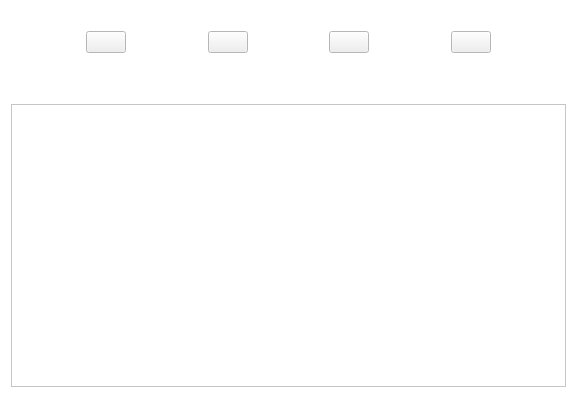
<?xml version="1.0" encoding="UTF-8"?>
<ui version="4.0">
 <class>Form</class>
 <widget class="QWidget" name="Form">
  <property name="geometry">
   <rect>
    <x>0</x>
    <y>0</y>
    <width>577</width>
    <height>418</height>
   </rect>
  </property>
  <property name="palette">
   <palette>
    <active>
     <colorrole role="Window">
      <brush brushstyle="SolidPattern">
       <color alpha="255">
        <red>255</red>
        <green>255</green>
        <blue>255</blue>
       </color>
      </brush>
     </colorrole>
    </active>
    <inactive>
     <colorrole role="Window">
      <brush brushstyle="SolidPattern">
       <color alpha="255">
        <red>255</red>
        <green>255</green>
        <blue>255</blue>
       </color>
      </brush>
     </colorrole>
    </inactive>
    <disabled>
     <colorrole role="Window">
      <brush brushstyle="SolidPattern">
       <color alpha="255">
        <red>246</red>
        <green>244</green>
        <blue>242</blue>
       </color>
      </brush>
     </colorrole>
    </disabled>
   </palette>
  </property>
  <property name="windowTitle">
   <string>RSS Reader</string>
  </property>
  <property name="windowIcon">
   <iconset>
    <normaloff>../images/rss.png</normaloff>../images/rss.png</iconset>
  </property>
  <layout class="QVBoxLayout" name="verticalLayout">
   <item>
    <spacer name="verticalSpacer_3">
     <property name="orientation">
      <enum>Qt::Vertical</enum>
     </property>
     <property name="sizeType">
      <enum>QSizePolicy::Minimum</enum>
     </property>
     <property name="sizeHint" stdset="0">
      <size>
       <width>20</width>
       <height>20</height>
      </size>
     </property>
    </spacer>
   </item>
   <item>
    <layout class="QHBoxLayout" name="horizontalLayout">
     <item>
      <spacer name="horizontalSpacer_4">
       <property name="orientation">
        <enum>Qt::Horizontal</enum>
       </property>
       <property name="sizeHint" stdset="0">
        <size>
         <width>40</width>
         <height>20</height>
        </size>
       </property>
      </spacer>
     </item>
     <item>
      <widget class="QPushButton" name="buttonHome">
       <property name="sizePolicy">
        <sizepolicy hsizetype="Minimum" vsizetype="Minimum">
         <horstretch>0</horstretch>
         <verstretch>0</verstretch>
        </sizepolicy>
       </property>
       <property name="text">
        <string/>
       </property>
       <property name="icon">
        <iconset>
         <normaloff>images/home.png</normaloff>images/home.png</iconset>
       </property>
       <property name="iconSize">
        <size>
         <width>32</width>
         <height>32</height>
        </size>
       </property>
      </widget>
     </item>
     <item>
      <spacer name="horizontalSpacer">
       <property name="orientation">
        <enum>Qt::Horizontal</enum>
       </property>
       <property name="sizeType">
        <enum>QSizePolicy::MinimumExpanding</enum>
       </property>
       <property name="sizeHint" stdset="0">
        <size>
         <width>40</width>
         <height>20</height>
        </size>
       </property>
      </spacer>
     </item>
     <item>
      <widget class="QPushButton" name="buttonAdd">
       <property name="sizePolicy">
        <sizepolicy hsizetype="Minimum" vsizetype="Minimum">
         <horstretch>0</horstretch>
         <verstretch>0</verstretch>
        </sizepolicy>
       </property>
       <property name="text">
        <string/>
       </property>
       <property name="icon">
        <iconset>
         <normaloff>images/add.png</normaloff>images/add.png</iconset>
       </property>
       <property name="iconSize">
        <size>
         <width>32</width>
         <height>32</height>
        </size>
       </property>
      </widget>
     </item>
     <item>
      <spacer name="horizontalSpacer_2">
       <property name="orientation">
        <enum>Qt::Horizontal</enum>
       </property>
       <property name="sizeType">
        <enum>QSizePolicy::MinimumExpanding</enum>
       </property>
       <property name="sizeHint" stdset="0">
        <size>
         <width>40</width>
         <height>20</height>
        </size>
       </property>
      </spacer>
     </item>
     <item>
      <widget class="QPushButton" name="buttonDecrease">
       <property name="sizePolicy">
        <sizepolicy hsizetype="Minimum" vsizetype="Minimum">
         <horstretch>0</horstretch>
         <verstretch>0</verstretch>
        </sizepolicy>
       </property>
       <property name="text">
        <string/>
       </property>
       <property name="icon">
        <iconset>
         <normaloff>images/decrease.png</normaloff>images/decrease.png</iconset>
       </property>
       <property name="iconSize">
        <size>
         <width>32</width>
         <height>32</height>
        </size>
       </property>
      </widget>
     </item>
     <item>
      <spacer name="horizontalSpacer_3">
       <property name="orientation">
        <enum>Qt::Horizontal</enum>
       </property>
       <property name="sizeType">
        <enum>QSizePolicy::MinimumExpanding</enum>
       </property>
       <property name="sizeHint" stdset="0">
        <size>
         <width>40</width>
         <height>20</height>
        </size>
       </property>
      </spacer>
     </item>
     <item>
      <widget class="QPushButton" name="buttonConfig">
       <property name="sizePolicy">
        <sizepolicy hsizetype="Minimum" vsizetype="Minimum">
         <horstretch>0</horstretch>
         <verstretch>0</verstretch>
        </sizepolicy>
       </property>
       <property name="text">
        <string/>
       </property>
       <property name="icon">
        <iconset>
         <normaloff>images/config.png</normaloff>images/config.png</iconset>
       </property>
       <property name="iconSize">
        <size>
         <width>32</width>
         <height>32</height>
        </size>
       </property>
      </widget>
     </item>
     <item>
      <spacer name="horizontalSpacer_5">
       <property name="orientation">
        <enum>Qt::Horizontal</enum>
       </property>
       <property name="sizeHint" stdset="0">
        <size>
         <width>40</width>
         <height>20</height>
        </size>
       </property>
      </spacer>
     </item>
    </layout>
   </item>
   <item>
    <spacer name="verticalSpacer">
     <property name="orientation">
      <enum>Qt::Vertical</enum>
     </property>
     <property name="sizeType">
      <enum>QSizePolicy::Minimum</enum>
     </property>
     <property name="sizeHint" stdset="0">
      <size>
       <width>20</width>
       <height>45</height>
      </size>
     </property>
    </spacer>
   </item>
   <item>
    <widget class="QTextEdit" name="textEdit"/>
   </item>
   <item>
    <spacer name="verticalSpacer_2">
     <property name="orientation">
      <enum>Qt::Vertical</enum>
     </property>
     <property name="sizeType">
      <enum>QSizePolicy::Minimum</enum>
     </property>
     <property name="sizeHint" stdset="0">
      <size>
       <width>20</width>
       <height>20</height>
      </size>
     </property>
    </spacer>
   </item>
  </layout>
 </widget>
 <resources/>
 <connections/>
</ui>
